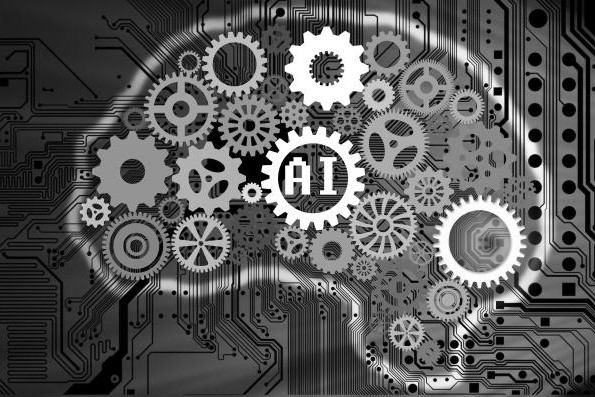
%> input picture FourierTransform/results/art2.jpg, 595 x 397 px
$ octave exchange.m   (GNU Octave 9; MATLAB toolbox functions it lacks are replaced by stand-ins)
%> lines starting %> are read from the running program, lines starting %| are printed output that depends on the picture
close all
clear all

I=imread('art2.jpg');
%> I is the input picture: size 397x595x3 uint8; min 0, max 255, mean 88.3
I = rgb2gray(I);
%> I: size 397x595 uint8
figure;imshow(I)
F=fft2(double(I));
S=fftshift(F);
L=log2(S);
A=abs(L);
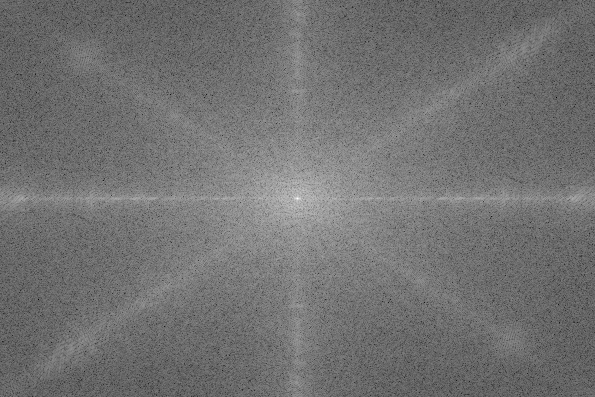
%> A: size 397x595 double; min 3.95, max 24.31, mean 13.1; drawn with min black and max white
T1 = angle(S);
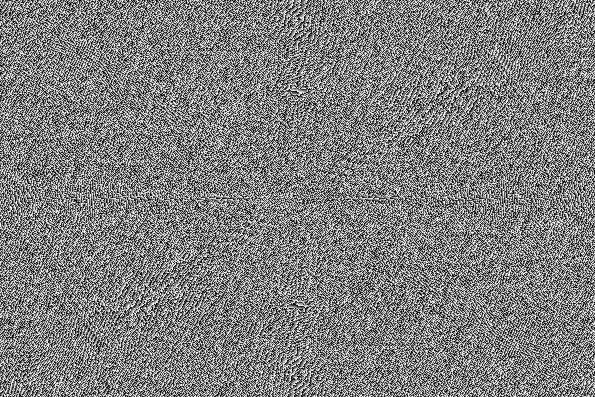
%> T1: size 397x595 double; min -3.14, max 3.14, mean -4.21e-19; drawn with min black and max white
R1= real(log2(S));

figure;
imagesc((R1));colormap(gray);
axis off
figure;
imagesc(T1);colormap(gray)
axis off

$ run again, with FourierTransform/results/art3.jpg copied over FourierTransform/results/art2.jpg
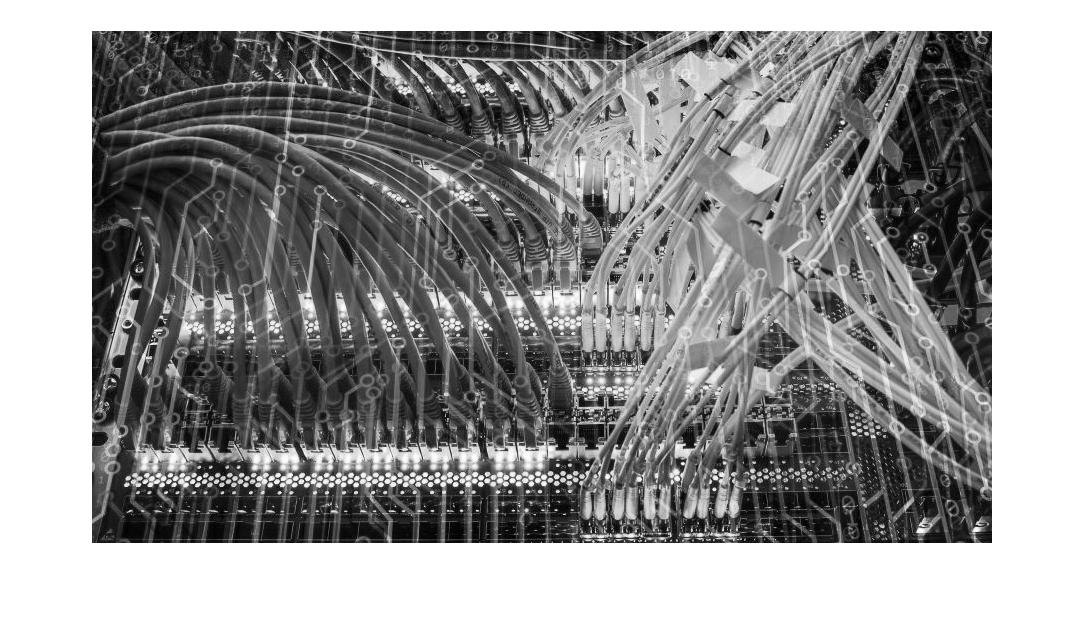
%> input picture FourierTransform/results/art3.jpg, 1086 x 625 px
%> I is the input picture: size 625x1086x3 uint8; min 0, max 255, mean 148.9
%> I: size 625x1086 uint8
%> `A=abs(L);`:
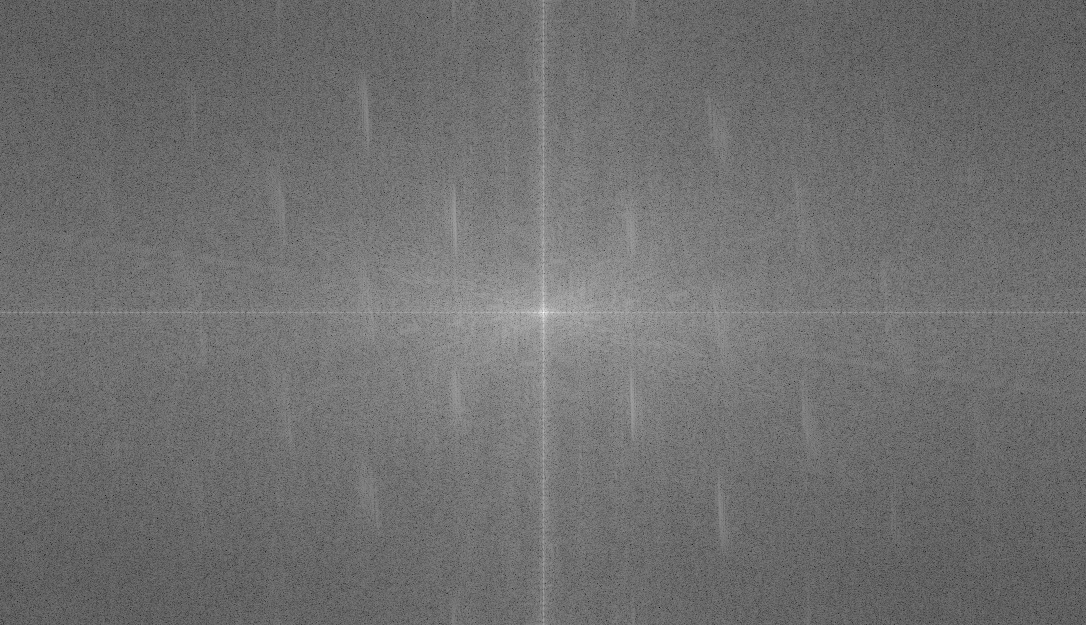
%> A: size 625x1086 double; min 3.19, max 26.59, mean 13.4; drawn with min black and max white
%> `T1 = angle(S);`:
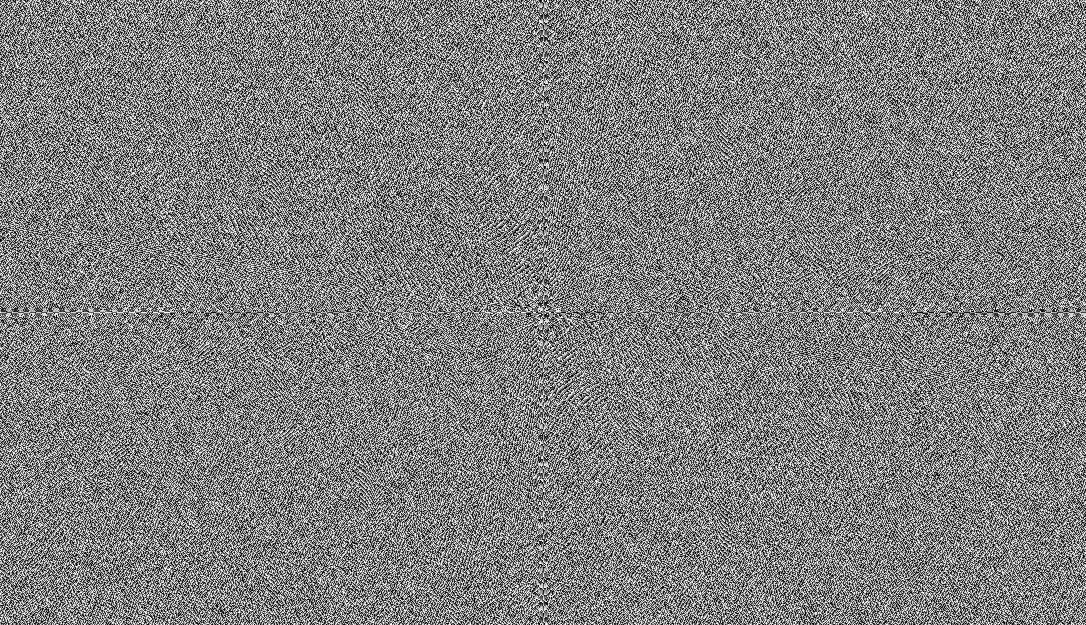
%> T1: size 625x1086 double; min -3.14, max 3.14, mean 4.63e-06; drawn with min black and max white
